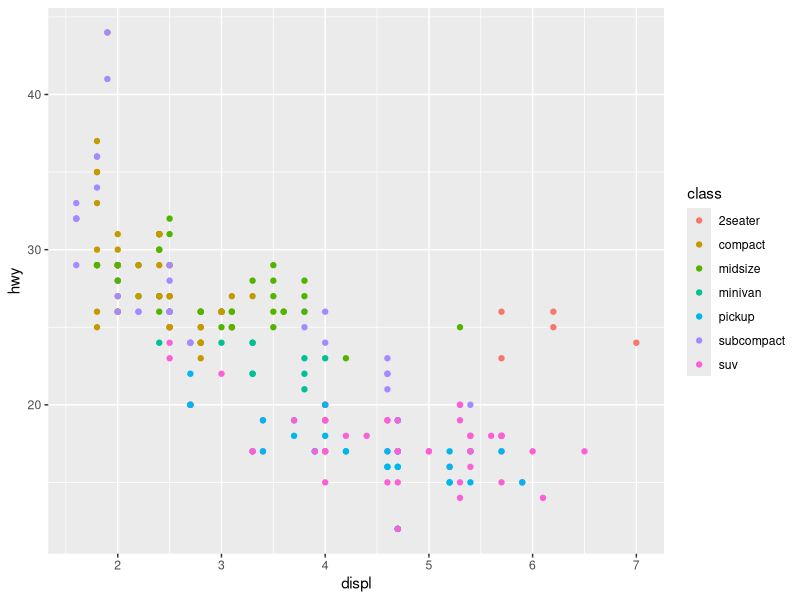
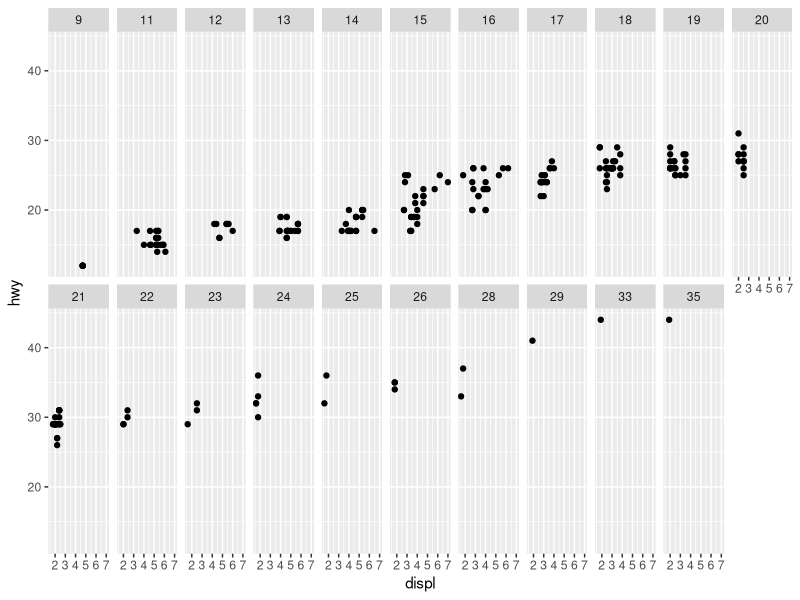
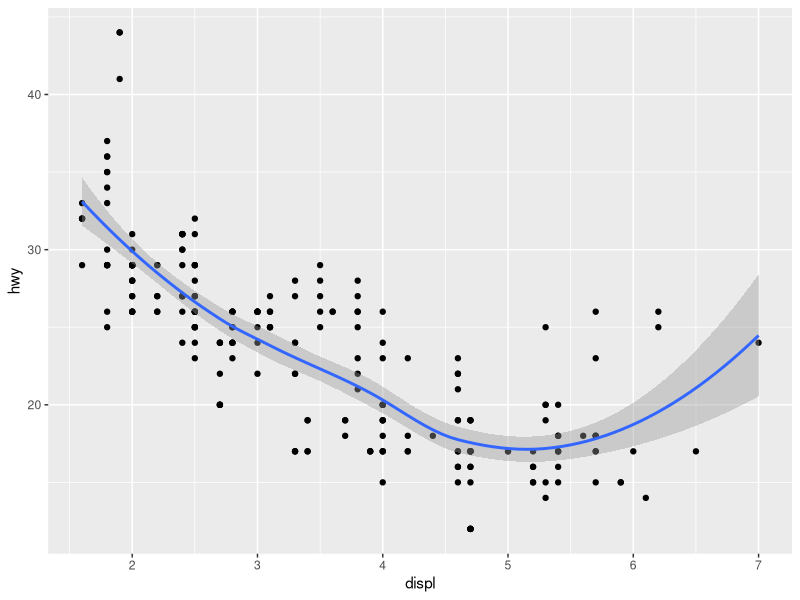

These charts were generated, in order, by the following R code:
library(tidyverse)
?mpg
mpg

ggplot(data = mpg) +
  geom_point(mapping = aes(x = displ, y = hwy, color = class))

ggplot(data = mpg) +
  geom_point(mapping = aes(x = displ, y = hwy)) +
  facet_wrap(~ cty, nrow = 2)


ggplot(data = mpg) +
  geom_point(mapping = aes(x = displ, y = hwy)) +
  geom_smooth(mapping = aes(x = displ, y = hwy))